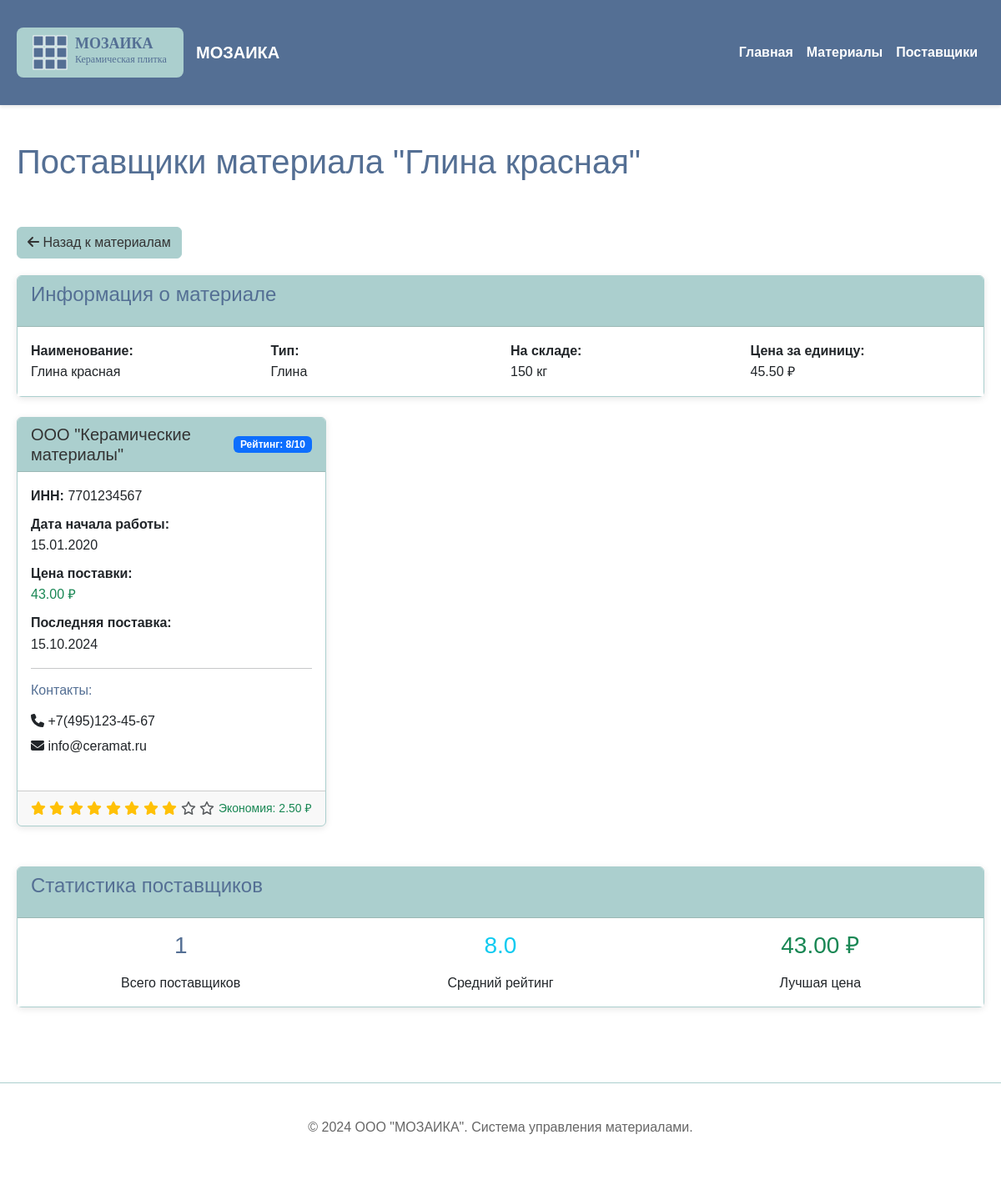
The app's page /material/1/suppliers with its own data.
### models.py (models this page shows, shortened)
class Material(db.Model):
    __tablename__ = 'materials'
    id = db.Column(db.Integer, primary_key=True)
    name = db.Column(db.String(200), nullable=False)
    type_id = db.Column(db.Integer, db.ForeignKey('material_types.id'), nullable=False)
    description = db.Column(db.Text)
    unit_of_measure = db.Column(db.String(20), nullable=False)  # единица измерения
    quantity_in_package = db.Column(db.Integer, nullable=False, default=1)  # количество в упаковке
    quantity_in_stock = db.Column(db.Integer, nullable=False, default=0)  # количество на складе
    min_quantity = db.Column(db.Integer, nullable=False, default=0)  # минимальное количество
    price_per_unit = db.Column(db.Numeric(10, 2), nullable=False)  # цена за единицу
    created_at = db.Column(db.DateTime, default=datetime.utcnow)
    updated_at = db.Column(db.DateTime, default=datetime.utcnow, onupdate=datetime.utcnow)

class MaterialType(db.Model):
    __tablename__ = 'material_types'
    id = db.Column(db.Integer, primary_key=True)
    name = db.Column(db.String(100), nullable=False, unique=True)
    description = db.Column(db.Text)
    materials = db.relationship('Material', backref='material_type', lazy=True)

class Supplier(db.Model):
    __tablename__ = 'suppliers'
    id = db.Column(db.Integer, primary_key=True)
    name = db.Column(db.String(200), nullable=False)
    inn = db.Column(db.String(20))
    rating = db.Column(db.Integer, default=5)  # Рейтинг от 1 до 10
    start_date = db.Column(db.Date, default=datetime.utcnow)  # Дата начала работы
    contact_phone = db.Column(db.String(20))
    contact_email = db.Column(db.String(100))

class MaterialSupplier(db.Model):
    __tablename__ = 'material_suppliers'
    id = db.Column(db.Integer, primary_key=True)
    material_id = db.Column(db.Integer, db.ForeignKey('materials.id'), nullable=False)
    supplier_id = db.Column(db.Integer, db.ForeignKey('suppliers.id'), nullable=False)
    supply_price = db.Column(db.Numeric(10, 2))  # цена поставки от конкретного поставщика
    last_delivery_date = db.Column(db.Date)  # дата последней поставки
    material = db.relationship('Material', backref='material_suppliers')
    supplier = db.relationship('Supplier', backref='supplied_materials')

### routes.py (the view)
@app.route('/material/<int:id>/suppliers')
def material_suppliers(id):
    try:
        material = Material.query.get_or_404(id)
        suppliers_query = db.session.query(Supplier, MaterialSupplier).join(
            MaterialSupplier, Supplier.id == MaterialSupplier.supplier_id
        ).filter(MaterialSupplier.material_id == id).all()
        suppliers_data = []
        for supplier, material_supplier in suppliers_query:
            suppliers_data.append({
                'supplier': supplier,
                'material_supplier': material_supplier
            })
        return render_template('suppliers.html',
                             material=material,
                             suppliers=suppliers_data)
    except Exception as e:
        logging.error(f"Error loading suppliers for material {id}: {e}")
        flash('Ошибка при загрузке списка поставщиков', 'error')
        return render_template('error.html', error="Не удалось загрузить список поставщиков")

### templates/suppliers.html (shortened to what this page needs)
{% extends "base.html" %}
{% block page_header %}
<div class="d-flex justify-content-between align-items-center mb-4">
    <h1>
        {% if material %}
            Поставщики материала "{{ material.name }}"
        {% else %}
            Все поставщики
        {% endif %}
    </h1>
</div>
{% endblock %}
{% block content %}
<div class="back-button">
    {% if material %}
        <a href="{{ url_for('materials') }}" class="btn btn-secondary">
            <i class="fas fa-arrow-left"></i> Назад к материалам
        </a>
    {% else %}
        <a href="{{ url_for('index') }}" class="btn btn-secondary">
            <i class="fas fa-arrow-left"></i> На главную
        </a>
    {% endif %}
</div>
{% if material %}
    <div class="card mb-4">
        <div class="card-header">
            <h4>Информация о материале</h4>
        </div>
        <div class="card-body">
            <div class="row">
                <div class="col-md-3">
                    <strong>Наименование:</strong><br>
                    {{ material.name }}
                </div>
                <div class="col-md-3">
                    <strong>Тип:</strong><br>
                    {{ material.material_type.name }}
                </div>
                <div class="col-md-3">
                    <strong>На складе:</strong><br>
                    {{ material.quantity_in_stock }} {{ material.unit_of_measure }}
                </div>
                <div class="col-md-3">
                    <strong>Цена за единицу:</strong><br>
                    {{ "%.2f"|format(material.price_per_unit) }} ₽
                </div>
            </div>
        </div>
    </div>
{% endif %}
{% if suppliers %}
    {% if material %}
        <div class="row">
            {% for supplier_data in suppliers %}
                {% set supplier = supplier_data.supplier %}
                {% set material_supplier = supplier_data.material_supplier %}
                <div class="col-lg-6 col-xl-4 mb-4">
                    <div class="card h-100">
                        <div class="card-header d-flex justify-content-between align-items-center">
                            <h5 class="card-title mb-0">{{ supplier.name }}</h5>
                            <span class="badge bg-primary">Рейтинг: {{ supplier.rating }}/10</span>
                        </div>
                        <div class="card-body">
                            {% if supplier.inn %}
                                <p class="mb-2">
                                    <strong>ИНН:</strong> {{ supplier.inn }}
                                </p>
                            {% endif %}
                            <p class="mb-2">
                                <strong>Дата начала работы:</strong><br>
                                {{ supplier.start_date.strftime('%d.%m.%Y') if supplier.start_date else 'Не указана' }}
                            </p>
                            {% if material_supplier.supply_price %}
                                <p class="mb-2">
                                    <strong>Цена поставки:</strong><br>
                                    <span class="text-success">{{ "%.2f"|format(material_supplier.supply_price) }} ₽</span>
                                </p>
                            {% endif %}
                            {% if material_supplier.last_delivery_date %}
                                <p class="mb-2">
                                    <strong>Последняя поставка:</strong><br>
                                    {{ material_supplier.last_delivery_date.strftime('%d.%m.%Y') }}
                                </p>
                            {% endif %}
                            {% if supplier.contact_phone or supplier.contact_email %}
                                <hr>
                                <h6>Контакты:</h6>
                                {% if supplier.contact_phone %}
                                    <p class="mb-1">
                                        <i class="fas fa-phone"></i> {{ supplier.contact_phone }}
                                    </p>
                                {% endif %}
                                {% if supplier.contact_email %}
                                    <p class="mb-1">
                                        <i class="fas fa-envelope"></i> {{ supplier.contact_email }}
                                    </p>
                                {% endif %}
                            {% endif %}
                        </div>
                        <div class="card-footer">
                            <div class="d-flex justify-content-between align-items-center">
                                <div class="rating">
                                    {% for i in range(1, 11) %}
                                        {% if i <= supplier.rating %}
                                            <i class="fas fa-star text-warning"></i>
                                        {% else %}
                                            <i class="far fa-star text-muted"></i>
                                        {% endif %}
                                    {% endfor %}
                                </div>
                                {% if material_supplier.supply_price and material.price_per_unit %}
                                    {% set price_diff = material_supplier.supply_price - material.price_per_unit %}
                                    {% if price_diff < 0 %}
                                        <small class="text-success">
                                            Экономия: {{ "%.2f"|format(-price_diff) }} ₽
                                        </small>
                                    {% elif price_diff > 0 %}
                                        <small class="text-danger">
                                            Дороже на: {{ "%.2f"|format(price_diff) }} ₽
                                        </small>
                                    {% else %}
                                        <small class="text-info">Равные цены</small>
                                    {% endif %}
                                {% endif %}
                            </div>
                        </div>
                    </div>
                </div>
            {% endfor %}
        </div>
    {% endif %}
    <div class="row mt-4">
        <div class="col-12">
            <div class="card">
                <div class="card-header">
                    <h4>Статистика поставщиков</h4>
                </div>
                <div class="card-body">
                    {% if material %}
                        {% set avg_rating = suppliers|map(attribute='supplier.rating')|sum / suppliers|length %}
                        {% set supply_prices = suppliers|selectattr('material_supplier.supply_price')|map(attribute='material_supplier.supply_price')|list %}
                        <div class="row">
                            <div class="col-md-4 text-center">
                                <h3 class="text-primary">{{ suppliers|length }}</h3>
                                <p class="mb-0">Всего поставщиков</p>
                            </div>
                            <div class="col-md-4 text-center">
                                <h3 class="text-info">{{ "%.1f"|format(avg_rating) }}</h3>
                                <p class="mb-0">Средний рейтинг</p>
                            </div>
                            <div class="col-md-4 text-center">
                                {% if supply_prices %}
                                    <h3 class="text-success">{{ "%.2f"|format(supply_prices|min) }} ₽</h3>
                                    <p class="mb-0">Лучшая цена</p>
                                {% else %}
                                    <h3 class="text-muted">—</h3>
                                    <p class="mb-0">Цены не указаны</p>
                                {% endif %}
                            </div>
                        </div>
                    {% endif %}
                </div>
            </div>
        </div>
    </div>
{% endif %}
{% endblock %}

### static/css/style.css (style rules this page uses)
body { font-family: 'Comic Sans MS', cursive, sans-serif; background-color: #FFFFFF; color: #333; margin: 0; padding: 0; line-height: 1.6; }
h1, h2, h3, h4, h5, h6 { font-family: 'Comic Sans MS', cursive, sans-serif; color: #546F94; margin-bottom: 15px; }
h1 { font-size: 2.5em; text-align: center; margin-bottom: 30px; }
.btn-secondary { background-color: #ABCFCE; border-color: #ABCFCE; color: #333; font-family: 'Comic Sans MS', cursive, sans-serif; }
.card { border: 1px solid #ABCFCE; box-shadow: 0 2px 8px rgba(0,0,0,0.1); margin-bottom: 20px; }
.card-header { background-color: #ABCFCE; color: #333; font-weight: bold; border-bottom: 1px solid #9bb8b5; }
.card-body { background-color: #FFFFFF; }
.badge { font-family: 'Comic Sans MS', cursive, sans-serif; }
.text-primary { color: #546F94 !important; }
.back-button { margin-bottom: 20px; }

### records on screen
Material: name "Глина красная", quantity_in_stock "150", unit_of_measure "кг", price_per_unit "45.50"
MaterialType: material_type.name "Глина"
Supplier: name "ООО \"Керамические материалы\"", rating "8", inn "7701234567", start_date "15.01.2020", contact_phone "+7(495)123-45-67", contact_email "info@ceramat.ru"
MaterialSupplier: supply_price "43.00", last_delivery_date "15.10.2024"

### other values on screen
{{ "%.2f"|format(-price_diff) }} "2.50"
{{ suppliers|length }} "1"
{{ "%.1f"|format(avg_rating) }} "8.0"
{{ "%.2f"|format(supply_prices|min) }} "43.00"
